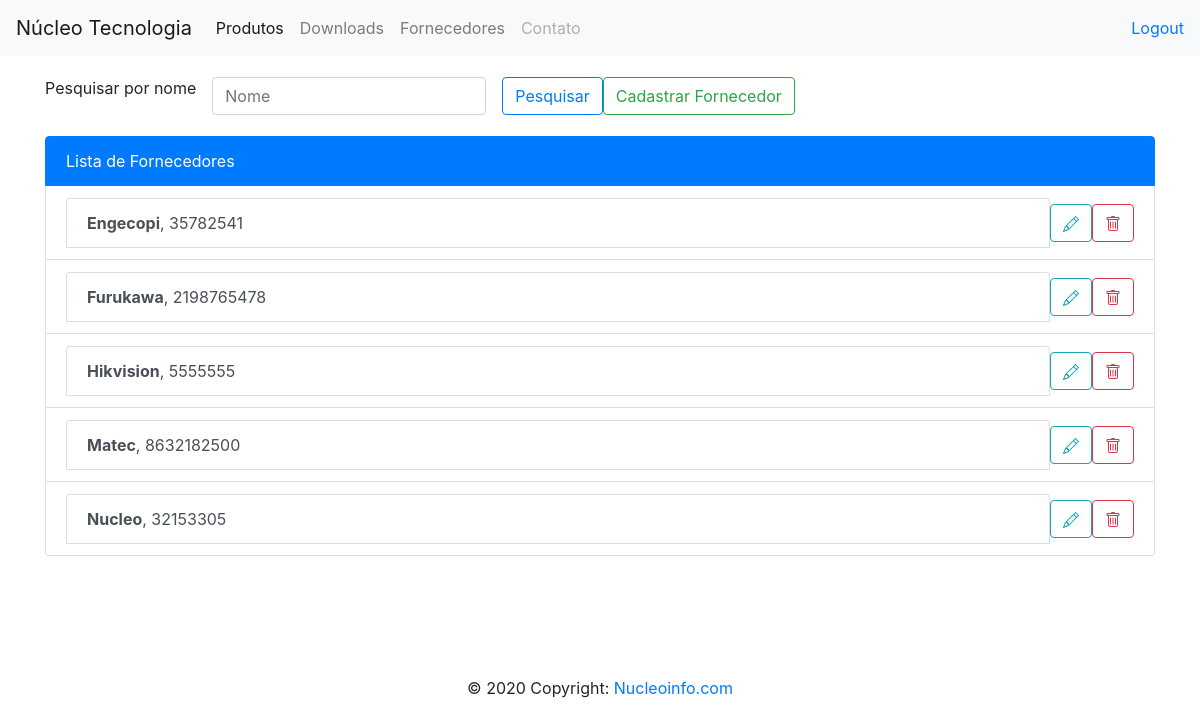
The app's page /listar_fornecedor (signed in) with its own data.
### contatos/models.py (models this page shows, shortened)
class Fornecedor(models.Model):
    razao_social = models.CharField(max_length=50)
    telefone = models.CharField(max_length=15, blank=False, null=False)
    endereco = models.CharField(max_length=100, blank=True, null=True)
    numero = models.CharField(max_length=100, blank=True, null=True)
    bairro = models.CharField(max_length=100, blank=True, null=True)
    cidade = models.CharField(max_length=100, blank=True, null=True)
    cnpj = models.CharField(max_length=18, blank=True, null=True)
    email = models.EmailField(blank=True, null=True)

### contatos/views.py (the view)
# urls.py: path('listar_fornecedor', listar_fornecedor, name = 'listar_fornecedor'),
@login_required
def listar_fornecedor(request):
    fornecedores = Fornecedor.objects.order_by('razao_social')
    return render(request, 'lista_fornecedor.html', {'fornecedores': fornecedores})

### templates/lista_fornecedor.html (shortened to what this page needs)
{% extends 'base.html' %}
{% block main %}
    <div class="row" style="margin-top: 20px">
        <div class="col-12">
            <form class="form-inline">
                <div class="form-group">
                    <p class="form-control-static">Pesquisar por nome</p>
                </div>
                <div class="form-group mx-sm-3">
                    <input type="text" class="form-control" id="pesquisa" name="pesquisa" placeholder="Nome">
                </div>
                <button type="submit" class="btn btn-outline-primary">Pesquisar</button>
                <a href="{% url 'novo_fornecedor' %}" class="btn btn-outline-success">Cadastrar Fornecedor</a>
            </form>
        </div>
    </div>
    <div class="list-group" style="margin-top: 20px">
        <a href="#" class="list-group-item list-group-item-action active">Lista de Fornecedores</a>
        {% for fornecedor in fornecedores %}
        <li class="list-group-item d-flex justify-content-between align-items-center">
            <a href="#" class="list-group-item list-group-item-action"><b>{{ fornecedor.razao_social }}</b>, {{ fornecedor.telefone }} </a>
            <a href="{% url 'atualizar_fornecedor' fornecedor.id %}" type="button" class="btn btn-outline-info" >
            </a>
            <button onclick="confirmarDelete()" type="button" class="btn btn-outline-danger">
            </button>
        </li>
        {% endfor %}
    </div>
    <br>
{% endblock %}

### records on screen
Fornecedor: razao_social "Engecopi", telefone "35782541"
Fornecedor: razao_social "Furukawa", telefone "2198765478"
Fornecedor: razao_social "Hikvision", telefone "5555555"
Fornecedor: razao_social "Matec", telefone "8632182500"
Fornecedor: razao_social "Nucleo", telefone "32153305"
